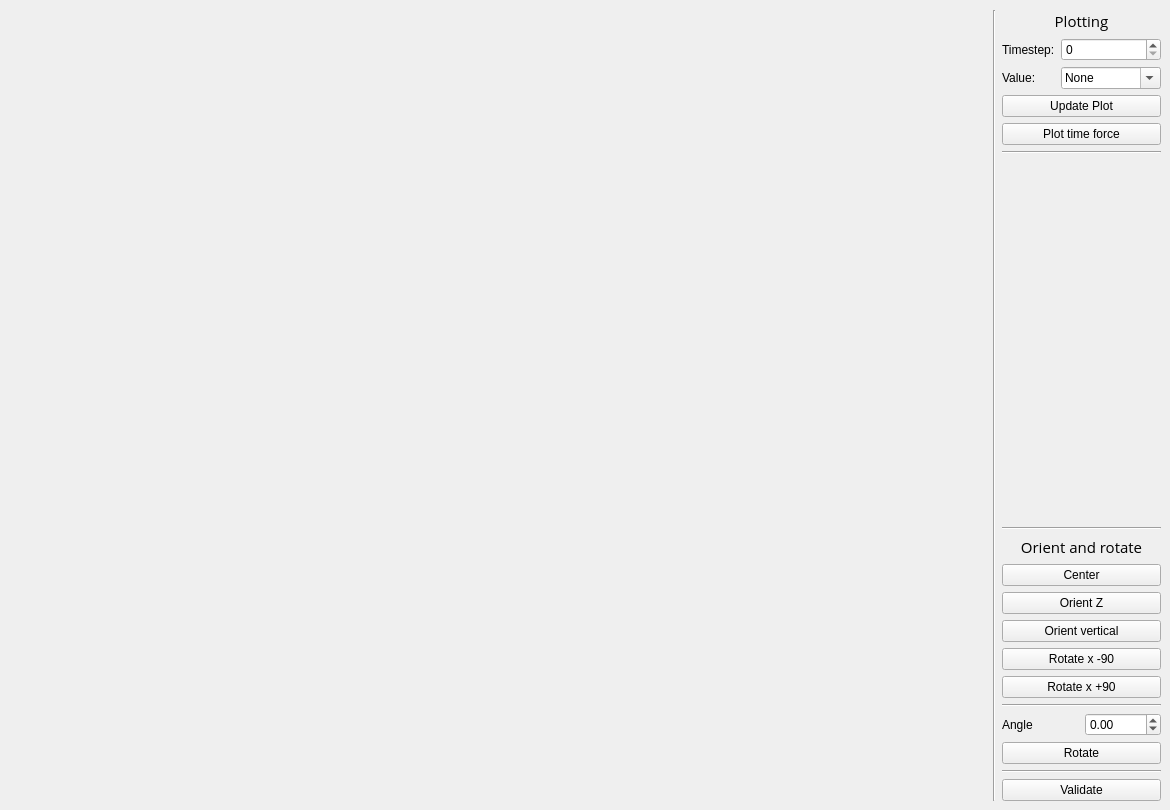
                <widget class="QWidget" name="tab_Orient">
                    <attribute name="title">
                        <string>Orient</string>
                    </attribute>
                    <widget class="QWidget" name="horizontalLayoutWidget">
                        <property name="geometry">
                            <rect>
                                <x>10</x>
                                <y>10</y>
                                <width>1151</width>
                                <height>791</height>
                            </rect>
                        </property>
                        <layout class="QHBoxLayout" name="horizontalLayout">
                            <item>
                                <widget class="QTabWidget" name="tabWidget_orient">
                                    <property name="enabled">
                                        <bool>true</bool>
                                    </property>
                                    <property name="autoFillBackground">
                                        <bool>false</bool>
                                    </property>
                                    <property name="tabPosition">
                                        <enum>QTabWidget::South</enum>
                                    </property>
                                    <property name="tabShape">
                                        <enum>QTabWidget::Rounded</enum>
                                    </property>
                                    <property name="currentIndex">
                                        <number>-1</number>
                                    </property>
                                    <property name="elideMode">
                                        <enum>Qt::ElideLeft</enum>
                                    </property>
                                    <property name="usesScrollButtons">
                                        <bool>true</bool>
                                    </property>
                                    <property name="documentMode">
                                        <bool>true</bool>
                                    </property>
                                    <property name="tabsClosable">
                                        <bool>false</bool>
                                    </property>
                                    <property name="movable">
                                        <bool>false</bool>
                                    </property>
                                    <property name="tabBarAutoHide">
                                        <bool>false</bool>
                                    </property>
                                </widget>
                            </item>
                            <item>
                                <widget class="Line" name="line_2">
                                    <property name="orientation">
                                        <enum>Qt::Vertical</enum>
                                    </property>
                                </widget>
                            </item>
                            <item>
                                <layout class="QVBoxLayout" name="verticalLayout">
                                    <item>
                                        <widget class="QLabel" name="label_10">
                                            <property name="font">
                                                <font>
                                                    <family>Open Sans</family>
                                                    <pointsize>11</pointsize>
                                                </font>
                                            </property>
                                            <property name="text">
                                                <string>Plotting</string>
                                            </property>
                                            <property name="alignment">
                                                <set>Qt::AlignCenter</set>
                                            </property>
                                        </widget>
                                    </item>
                                    <item>
                                        <layout class="QGridLayout" name="gridLayout">
                                            <item row="1" column="1">
                                                <widget class="QSpinBox" name="spinBox_Orient_timestep">
                                                    <property name="minimumSize">
                                                        <size>
                                                            <width>100</width>
                                                            <height>0</height>
                                                        </size>
                                                    </property>
                                                </widget>
                                            </item>
                                            <item row="1" column="0">
                                                <widget class="QLabel" name="label">
                                                    <property name="text">
                                                        <string>Timestep:</string>
                                                    </property>
                                                </widget>
                                            </item>
                                            <item row="3" column="0">
                                                <widget class="QLabel" name="label_2">
                                                    <property name="text">
                                                        <string>Value:</string>
                                                    </property>
                                                </widget>
                                            </item>
                                            <item row="3" column="1">
                                                <widget class="QComboBox" name="comboBox_Orient_Field">
                                                    <property name="editable">
                                                        <bool>true</bool>
                                                    </property>
                                                    <item>
                                                        <property name="text">
                                                            <string>None</string>
                                                        </property>
                                                    </item>
                                                    <item>
                                                        <property name="text">
                                                            <string>eps_xx</string>
                                                        </property>
                                                    </item>
                                                    <item>
                                                        <property name="text">
                                                            <string>eps_yy</string>
                                                        </property>
                                                    </item>
                                                    <item>
                                                        <property name="text">
                                                            <string>eps_xy</string>
                                                        </property>
                                                    </item>
                                                </widget>
                                            </item>
                                        </layout>
                                    </item>
                                    <item>
                                        <widget class="QPushButton" name="pushButton_Orient_UpdatePlot">
                                            <property name="text">
                                                <string>Update Plot</string>
                                            </property>
                                        </widget>
                                    </item>
                                    <item>
                                        <widget class="QPushButton" name="pushButton_Orient_time_force">
                                            <property name="text">
                                                <string>Plot time force</string>
                                            </property>
                                        </widget>
                                    </item>
                                    <item>
                                        <widget class="Line" name="line">
                                            <property name="orientation">
                                                <enum>Qt::Horizontal</enum>
                                            </property>
                                        </widget>
                                    </item>
                                    <item>
                                        <spacer name="verticalSpacer_2">
                                            <property name="orientation">
                                                <enum>Qt::Vertical</enum>
                                            </property>
                                            <property name="sizeHint" stdset="0">
                                                <size>
                                                    <width>20</width>
                                                    <height>40</height>
                                                </size>
                                            </property>
                                        </spacer>
                                    </item>
                                    <item>
                                        <widget class="Line" name="line_3">
                                            <property name="orientation">
                                                <enum>Qt::Horizontal</enum>
                                            </property>
                                        </widget>
                                    </item>
                                    <item>
                                        <widget class="QLabel" name="label_11">
                                            <property name="font">
                                                <font>
                                                    <family>Open Sans</family>
                                                    <pointsize>11</pointsize>
                                                </font>
                                            </property>
                                            <property name="text">
                                                <string>Orient and rotate</string>
                                            </property>
                                            <property name="alignment">
                                                <set>Qt::AlignCenter</set>
                                            </property>
                                        </widget>
                                    </item>
                                    <item>
                                        <widget class="QPushButton" name="pushButton_Orient_Center">
                                            <property name="text">
                                                <string>Center</string>
                                            </property>
                                        </widget>
                                    </item>
                                    <item>
                                        <widget class="QPushButton" name="pushButton_Orient_OrientZ">
                                            <property name="text">
                                                <string>Orient Z</string>
                                            </property>
                                        </widget>
                                    </item>
                                    <item>
                                        <widget class="QPushButton" name="pushButton_Orient_OrientVertical">
                                            <property name="text">
                                                <string>Orient vertical</string>
                                            </property>
                                        </widget>
                                    </item>
                                    <item>
                                        <widget class="QPushButton" name="pushButton_Orient_RotateNeg">
                                            <property name="text">
                                                <string>Rotate x -90</string>
                                            </property>
                                        </widget>
                                    </item>
                                    <item>
                                        <widget class="QPushButton" name="pushButton_Orient_RotatePos">
                                            <property name="text">
                                                <string>Rotate x +90</string>
                                            </property>
                                        </widget>
                                    </item>
                                    <item>
                                        <widget class="Line" name="line_5">
                                            <property name="orientation">
                                                <enum>Qt::Horizontal</enum>
                                            </property>
                                        </widget>
                                    </item>
                                    <item>
                                        <layout class="QGridLayout" name="gridLayout_2">
                                            <item row="0" column="0">
                                                <widget class="QLabel" name="label_4">
                                                    <property name="text">
                                                        <string>Angle</string>
                                                    </property>
                                                </widget>
                                            </item>
                                            <item row="0" column="1">
                                                <widget class="QDoubleSpinBox" name="doubleSpinBox_Orient_rotatevalue">
                                                    <property name="minimum">
                                                        <double>-180.000000000000000</double>
                                                    </property>
                                                    <property name="maximum">
                                                        <double>180.000000000000000</double>
                                                    </property>
                                                </widget>
                                            </item>
                                        </layout>
                                    </item>
                                    <item>
                                        <widget class="QPushButton" name="pushButton_Orient_RotatePos_2">
                                            <property name="text">
                                                <string>Rotate</string>
                                            </property>
                                        </widget>
                                    </item>
                                    <item>
                                        <widget class="Line" name="line_4">
                                            <property name="orientation">
                                                <enum>Qt::Horizontal</enum>
                                            </property>
                                        </widget>
                                    </item>
                                    <item>
                                        <widget class="QPushButton" name="pushButton_Orientvalidate">
                                            <property name="text">
                                                <string>Validate</string>
                                            </property>
                                        </widget>
                                    </item>
                                </layout>
                            </item>
                        </layout>
                    </widget>
                </widget>
